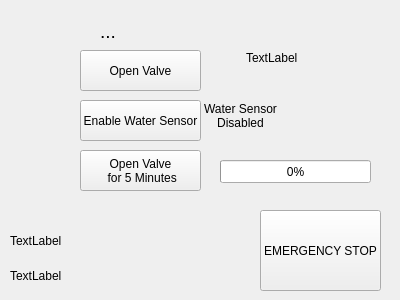
<?xml version="1.0" encoding="UTF-8"?>
<ui version="4.0">
 <class>Form</class>
 <widget class="QWidget" name="Form">
  <property name="geometry">
   <rect>
    <x>0</x>
    <y>0</y>
    <width>400</width>
    <height>300</height>
   </rect>
  </property>
  <property name="windowTitle">
   <string>Form</string>
  </property>
  <widget class="QPushButton" name="valveSwitch">
   <property name="geometry">
    <rect>
     <x>80</x>
     <y>50</y>
     <width>121</width>
     <height>41</height>
    </rect>
   </property>
   <property name="text">
    <string>Open Valve</string>
   </property>
  </widget>
  <widget class="QPushButton" name="sensorSwitch">
   <property name="geometry">
    <rect>
     <x>80</x>
     <y>100</y>
     <width>121</width>
     <height>41</height>
    </rect>
   </property>
   <property name="text">
    <string>Enable Water Sensor</string>
   </property>
  </widget>
  <widget class="QLabel" name="waterLabel">
   <property name="geometry">
    <rect>
     <x>200</x>
     <y>100</y>
     <width>81</width>
     <height>31</height>
    </rect>
   </property>
   <property name="text">
    <string>Water Sensor Disabled</string>
   </property>
   <property name="alignment">
    <set>Qt::AlignCenter</set>
   </property>
   <property name="wordWrap">
    <bool>true</bool>
   </property>
  </widget>
  <widget class="QPushButton" name="timedSwitch">
   <property name="geometry">
    <rect>
     <x>80</x>
     <y>150</y>
     <width>121</width>
     <height>41</height>
    </rect>
   </property>
   <property name="text">
    <string>Open Valve
 for 5 Minutes</string>
   </property>
  </widget>
  <widget class="QPushButton" name="stopButton">
   <property name="geometry">
    <rect>
     <x>260</x>
     <y>210</y>
     <width>121</width>
     <height>81</height>
    </rect>
   </property>
   <property name="text">
    <string>EMERGENCY STOP</string>
   </property>
  </widget>
  <widget class="QProgressBar" name="timerProgress">
   <property name="geometry">
    <rect>
     <x>220</x>
     <y>160</y>
     <width>151</width>
     <height>23</height>
    </rect>
   </property>
   <property name="value">
    <number>0</number>
   </property>
  </widget>
  <widget class="QLabel" name="clockLabel">
   <property name="geometry">
    <rect>
     <x>100</x>
     <y>20</y>
     <width>161</width>
     <height>21</height>
    </rect>
   </property>
   <property name="text">
    <string>&lt;html&gt;&lt;head/&gt;&lt;body&gt;&lt;p&gt;&lt;span style=&quot; font-size:14pt;&quot;&gt;...&lt;/span&gt;&lt;/p&gt;&lt;/body&gt;&lt;/html&gt;</string>
   </property>
  </widget>
  <widget class="QLabel" name="notificationLabel">
   <property name="geometry">
    <rect>
     <x>10</x>
     <y>230</y>
     <width>171</width>
     <height>21</height>
    </rect>
   </property>
   <property name="text">
    <string>TextLabel</string>
   </property>
  </widget>
  <widget class="QLabel" name="lastOpenLabel">
   <property name="geometry">
    <rect>
     <x>10</x>
     <y>260</y>
     <width>231</width>
     <height>31</height>
    </rect>
   </property>
   <property name="text">
    <string>TextLabel</string>
   </property>
  </widget>
  <widget class="QLabel" name="logLabel">
   <property name="geometry">
    <rect>
     <x>246</x>
     <y>22</y>
     <width>121</width>
     <height>71</height>
    </rect>
   </property>
   <property name="text">
    <string>TextLabel</string>
   </property>
  </widget>
 </widget>
 <resources/>
 <connections/>
</ui>
